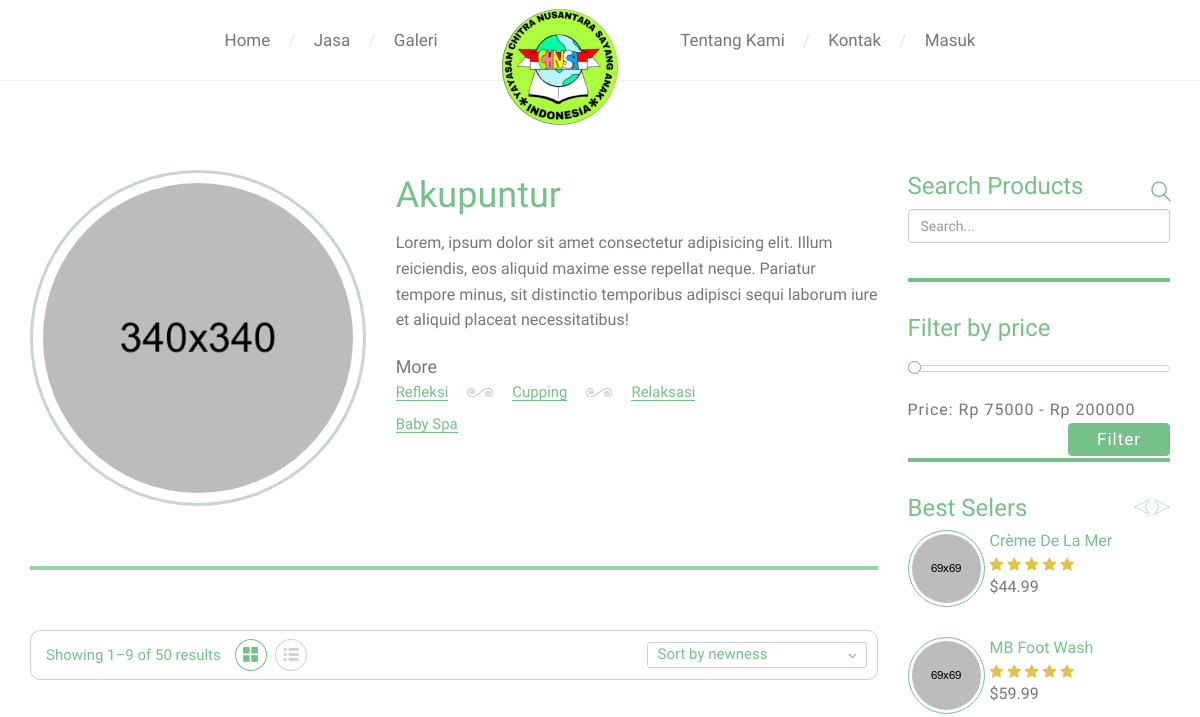
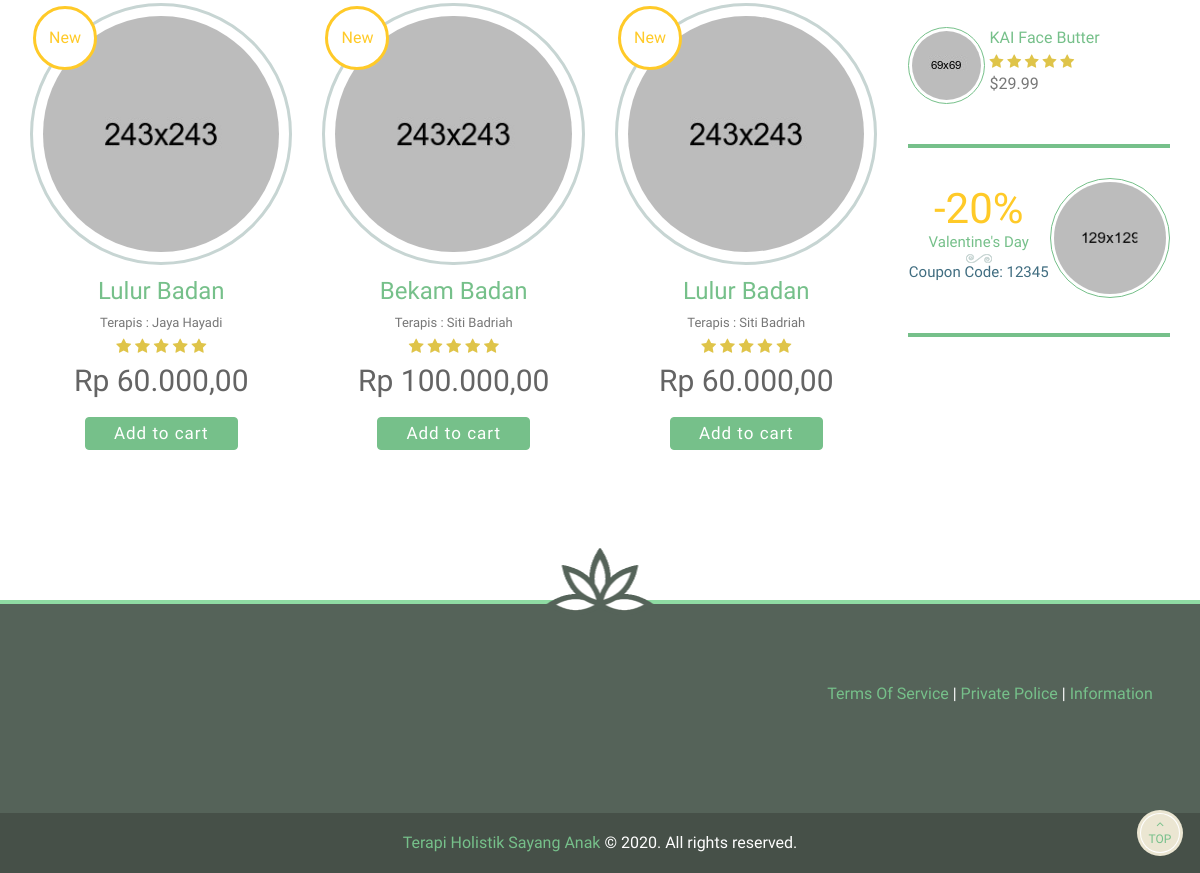
The app's page /index.php/landing/search, older data (2 pictures, top to bottom).
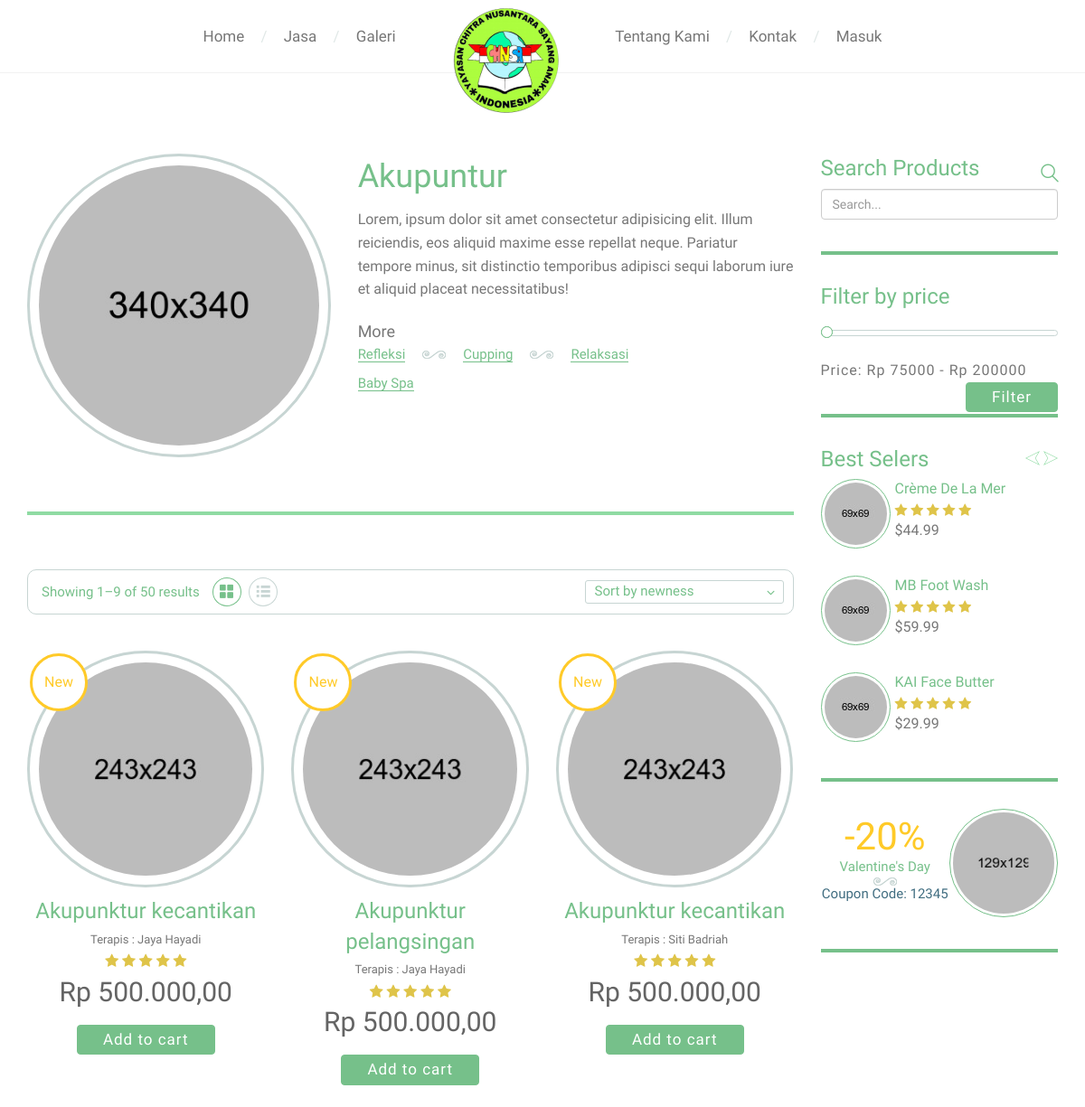
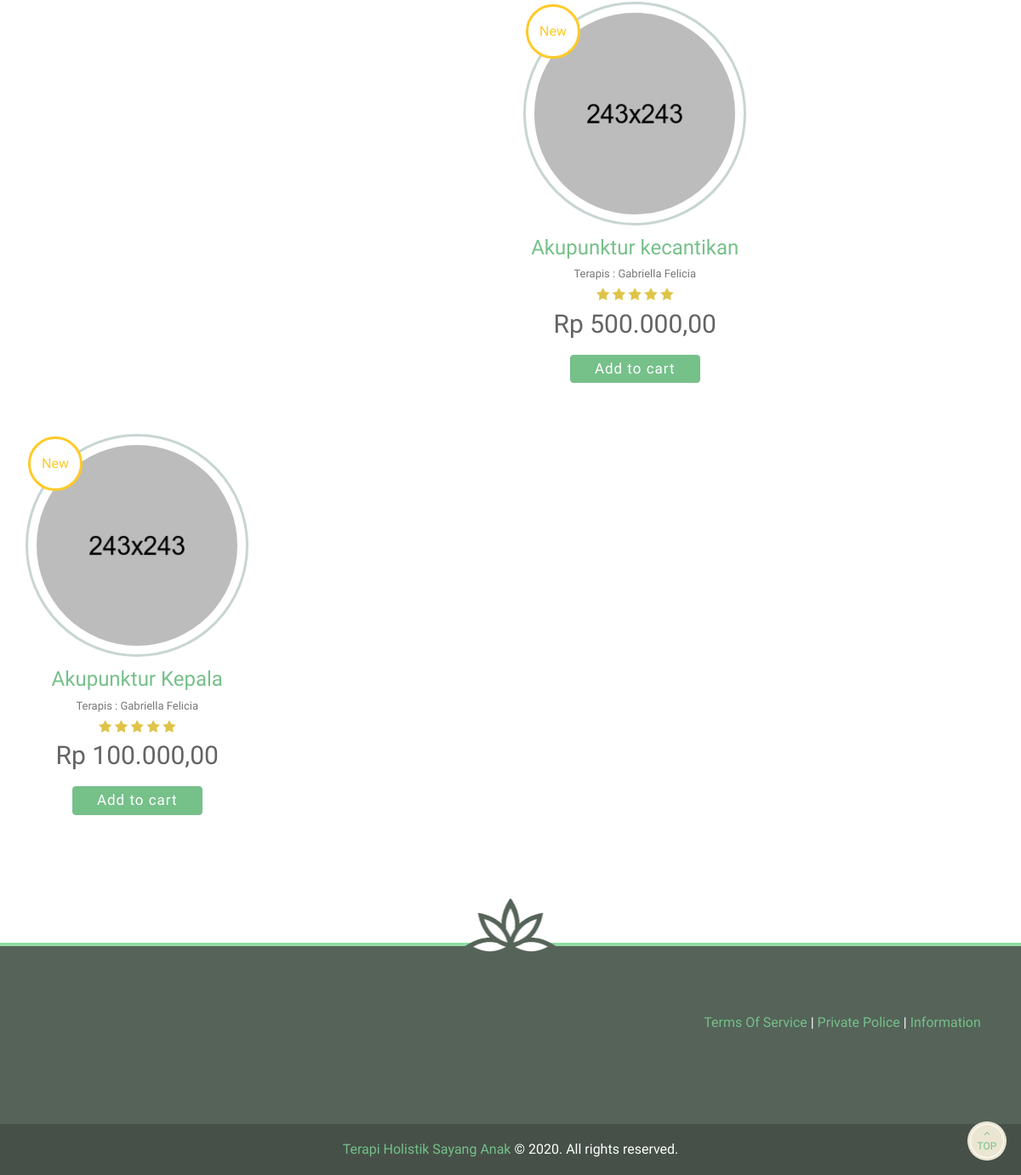
The same page, newer data (2 pictures, top to bottom).
### tables this page shows
CREATE TABLE `layanan` (
  `id_layanan` int(11) NOT NULL AUTO_INCREMENT,
  `jenis` varchar(50) NOT NULL,
  `nama` varchar(50) NOT NULL,
  `durasi` varchar(30) NOT NULL,
  `harga` int(11) NOT NULL,
  `gambar` varchar(100) DEFAULT NULL,
  `deskripsi` varchar(450) DEFAULT NULL,
  PRIMARY KEY (`id_layanan`)
);

CREATE TABLE `user` (
  `id_user` int(11) NOT NULL AUTO_INCREMENT,
  `nama` varchar(50) NOT NULL,
  `email` varchar(50) NOT NULL,
  `password` varchar(500) NOT NULL,
  `hak_akses` varchar(20) NOT NULL,
  PRIMARY KEY (`id_user`),
  UNIQUE KEY `email` (`email`)
);

### application/controllers/Landing.php (called while the page is built, shortened)
<?php
class Landing extends CI_Controller
{
    function __construct()
    {
        $this->load->model('Search_model');
    }
    public function search()
    {
        $keyword = $this->input->post('keyword');
        $data['landing'] = $this->Search_model->get_search_keyword($keyword);
        $data['_view'] = 'landing/search';
        $this->load->view('templates/relish/header', $data);
        $this->load->view('landing/search', $data);
        $this->load->view('templates/relish/footer', $data);
    }
}

### index.php (called while the page is built, shortened)
<?php
require_once BASEPATH.'core/CodeIgniter.php';

### application/models/Search_model.php (called while the page is built, shortened)
<?php
class Search_model extends CI_Model
{
   public function get_search_keyword($keyword){
            $this->db->select('user.nama as terapis,layanan.jenis,layanan.nama,layanan.durasi,layanan.harga');
            $this->db->from('layanan');
            $this->db->join('detail_layanan', 'layanan.id_layanan=detail_layanan.id_layanan');
            $this->db->join('terapis', 'terapis.id_terapis=detail_layanan.id_terapis');
            $this->db->join('user', 'user.id_user=terapis.id_user');
            $this->db->like('layanan.nama',$keyword);
            $this->db->or_like('user.nama',$keyword);
        return $this->db->get()->result();
    }
}

### application/views/landing/search.php (the view, shortened to what this page needs)
<section class="page-section">
  <div class="container">
    <div class="row shop-single">
      <div class="col-md-9 woocommerce">
        <div class="row">
          <div class="col-md-5 mb-md-20">
            <div class="shop-container align-center alt-2">
              <a href="<?= base_url('assets/relish/images/shop/big-img-1@2x.jpg'); ?>" class="lightbox mfp-image">
                <div class="shop-media big">
                  <div class="shop-img">
                    <img src="<?= base_url('assets/relish/images/shop/big-img-1.jpg'); ?>" data-at2x="<?= base_url('assets/relish/images/shop/big-img-1@2x.jpg'); ?>" alt />
                  </div>
                </div>
              </a>
            </div>
          </div>
          <div class="col-md-7 md-center">
            <h4 class="product-title font-alt">Akupuntur</h4>
            <p class="mt-10">
              Lorem, ipsum dolor sit amet consectetur adipisicing elit.
              Illum reiciendis, eos aliquid maxime esse repellat neque.
              Pariatur tempore minus, sit distinctio temporibus adipisci
              sequi laborum iure et aliquid placeat necessitatibus!
            </p>
            <h6 class="shop-single-title-small mb-10">More</h6>
            <div class="title-under alt font-alt">
              <a href="#">
                <h3>Refleksi</h3>
              </a>
              <div class="img-line">
                <img src="<?= base_url('assets/relish/images/lines/img-line-26.png'); ?>" data-at2x="<?= base_url('assets/relish/images/lines/img-line-26@2x.png'); ?>" alt />
              </div>
              <a href="#">
                <h3>Cupping</h3>
              </a>
              <div class="img-line">
                <img src="<?= base_url('assets/relish/images/lines/img-line-26.png'); ?>" data-at2x="<?= base_url('assets/relish/images/lines/img-line-26@2x.png'); ?>" alt />
              </div>
              <a href="#">
                <h3>Relaksasi</h3>
              </a>
              <br />
              <a href="#">
                <h3>Baby Spa</h3>
              </a>
            </div>
          </div>
        </div>
        <hr class="mt-60 mb-60 alt-2" />
        <div class="group mt-40">
          <p class="result-count">Showing 1–9 of 50 results</p>
          <div id="list-grid">
            <div class="grid-view active" title="Switch to grid view">
              <i class="flaticon-squares-1"></i>
            </div>
            <div class="list-view" title="Switch to list view">
              <i class="flaticon-squares-2"></i>
            </div>
          </div>
          <form class="woocommerce-ordering" method="get">
            <select name="orderby" class="orderby">
              <option value="menu_order">Sort by newness</option>
            </select>
          </form>
        </div>
        <div class="row mt-40 products">
          <?php foreach($landing as $row) { ?>
          <div class="col-md-4 col-sm-4 mb-60">
            <div class="shop-container align-center alt-2">
              <a href="<?= base_url('assets/relish/images/shop/img-1@2x.jpg'); ?>" class="lightbox mfp-image">
                <div class="shop-media">
                  <div class="shop-img">
                    <img src="<?= base_url('assets/relish/images/shop/img-1.jpg'); ?>" data-at2x="<?= base_url('assets/relish/images/shop/img-1@2x.jpg'); ?>" alt />
                  </div>
                  <div class="label-new label-left font-alt">New</div>
                </div>
              </a>
              <a href="#">
                <h3 class="shop-title font-alt"><?php echo $row->nama; ?></h3>
              </a>
              <a href="#">
                <font size="2">Terapis : <?php echo $row->terapis; ?></font>
              </a>
              <div class="shop-stars">
                <i class="fa fa-star"></i>
                <i class="fa fa-star"></i>
                <i class="fa fa-star"></i>
                <i class="fa fa-star"></i>
                <i class="fa fa-star"></i>
              </div>
              <div class="shop-price font-alt"><?php echo "Rp ".number_format($row->harga, 2, ",", "."); ?>
              <span></span></div>
              <a href="#" class="button small">Add to cart</a>
            </div>
          </div>
           <?php } ?>
        </div>
      </div>
      <div class="col-md-3">
        <aside class="widget-search">
          <h3>Search Products</h3>
           <?php echo form_open('landing/search'); ?>
            <label>
              <input type="search" class="form-control" placeholder="Search..." value="" name="keyword" title="Search for:" />
            </label>
            <button type="submit" class="search-submit">
              <i class="flaticon-search"></i>
            </button>
          <?php echo form_close() ?>
        </aside>
        <aside class="widget-filter">
          <h3>Filter by price</h3>
          <form method="get" action="#">
            <div class="price_slider_wrapper">
              <div class="price_slider ui-slider ui-slider-horizontal ui-widget ui-widget-content ui-corner-all" aria-disabled="false">
              </div>
              <div class="price_slider_amount">
                <div class="price_label">
                  Price: <span class="from">Rp 75000</span><span> - </span><span class="to">Rp 200000</span>
                </div>
              </div>
              <button type="submit" class="button small right">
                Filter
              </button>
            </div>
          </form>
        </aside>
        <aside class="widget-selers">
          <h3>Best Selers</h3>
          <div class="widget-slider-2 nav-alt-1">
            <div class="slider-item">
              <article class="clearfix">
                <div class="product">
                  <img src="<?= base_url('assets/relish/images/shop/mini/img-2.jpg'); ?>" data-at2x="<?= base_url('assets/relish/images/shop/mini/img-2@2x.jpg'); ?>" alt />
                </div>
                <h4>Crème De La Mer</h4>
                <div class="shop-stars">
                  <i class="fa fa-star"></i>
                  <i class="fa fa-star"></i>
                  <i class="fa fa-star"></i>
                  <i class="fa fa-star"></i>
                  <i class="fa fa-star"></i>
                </div>
                <p>$44.99</p>
              </article>
              <article class="clearfix">
                <div class="product">
                  <img src="<?= base_url('assets/relish/images/shop/mini/img-2.jpg'); ?>" data-at2x="<?= base_url('assets/relish/images/shop/mini/img-2@2x.jpg'); ?>" alt />
                </div>
                <h4>MB Foot Wash</h4>
                <div class="shop-stars">
                  <i class="fa fa-star"></i>
                  <i class="fa fa-star"></i>
                  <i class="fa fa-star"></i>
                  <i class="fa fa-star"></i>
                  <i class="fa fa-star"></i>
                </div>
                <p>$59.99</p>
              </article>
              <article class="clearfix">
                <div class="product">
                  <img src="<?= base_url('assets/relish/images/shop/mini/img-2.jpg'); ?>" data-at2x="<?= base_url('assets/relish/images/shop/mini/img-2@2x.jpg'); ?>" alt />
                </div>
                <h4>KAI Face Butter</h4>
                <div class="shop-stars">
                  <i class="fa fa-star"></i>
                  <i class="fa fa-star"></i>
                  <i class="fa fa-star"></i>
                  <i class="fa fa-star"></i>
                  <i class="fa fa-star"></i>
                </div>
                <p>$29.99</p>
              </article>
            </div>
          </div>
        </aside>
        <aside class="widget-banner align-center">
          <article class="clearfix">
            <div class="product">
              <img src="<?= base_url('assets/relish/images/shop/mini/img-8.jpg'); ?>" data-at2x="<?= base_url('assets/relish/images/shop/mini/img-8@2x.jpg'); ?>" alt />
            </div>
            <span class="font-alt">-20%</span>
            <div class="font-alt">
              Valentine's Day
              <div>
                <div class="img-line">
                  <img src="<?= base_url('assets/relish/images/lines/img-line-26.png'); ?>" data-at2x="<?= base_url('assets/relish/images/lines/img-line-26@2x.png'); ?>" alt />
                </div>
              </div>
            </div>
            <p>Coupon Code: 12345</p>
          </article>
        </aside>
      </div>
    </div>
  </div>
</section>

### application/views/templates/relish/header.php (shortened to what this page needs)
<!DOCTYPE html>
<html>
<head>
    <link href="<?= base_url('assets/relish/css/bootstrap.css'); ?>" rel="stylesheet" type="text/css" />
    <link href="<?= base_url('assets/relish/font-awesome/css/font-awesome.min.css'); ?>" rel="stylesheet" type="text/css" />
    <link href="<?= base_url('assets/relish/css/vertical.min.css'); ?>" rel="stylesheet" type="text/css" />
    <link href="<?= base_url('assets/relish/css/magnific-popup.css'); ?>" rel="stylesheet" type="text/css" />
    <link href="<?= base_url('assets/relish/css/flaticon.css'); ?>" rel="stylesheet" type="text/css" />
    <link href="<?= base_url('assets/relish/css/owl.carousel.css'); ?>" rel="stylesheet" type="text/css" />
    <link href="<?= base_url('assets/relish/css/ihover.css'); ?>" rel="stylesheet" type="text/css" />
    <link href="<?= base_url('assets/relish/revslider/css/settings.css'); ?>" rel="stylesheet" type="text/css" media="screen" />
    <link href="<?= base_url('assets/relish/css/styles.css'); ?>" rel="stylesheet" type="text/css" />
</head>
<body>
    <div class="page" id="top">
        <header class="sticky-header js-stick top-fixed">
            <div class="container">
                <nav class="main-nav">
                    <div class="full-wrapper align-center">
                        <div class="inner-nav desktop-nav">
                            <ul class="clearlist">
                                <li>
                                    <a href="<?= base_url(); ?>">Home</a>
                                </li>
                                <li class="sep">
                                    <a>/</a>
                                </li>
                                <li>
                                    <a href="<?= base_url('landing/jasa'); ?>">Jasa</a>
                                </li>
                                <li class="sep">
                                    <a>/</a>
                                </li>
                                <li>
                                    <a href="<?= base_url('#galeri'); ?>">Galeri</a>
                                </li>
                                <li class="nav-logo-wrap">
                                    <a href="<?= base_url(); ?>" class="logo">
                                        <img src="<?= base_url('assets/relish/images/logo.png'); ?>" data-at2x="<?= base_url('assets/relish/images/logo@2x.png'); ?>" alt />
                                    </a>
                                </li>
                                <li>
                                    <a href="<?= base_url('#tentang'); ?>">Tentang Kami</a>
                                </li>
                                <li class="sep">
                                    <a>/</a>
                                </li>
                                <li>
                                    <a href="<?= base_url('#kontak'); ?>">Kontak</a>
                                </li>
                                <li class="sep">
                                    <a>/</a>
                                </li>
                                <li>
                                    <a href="<?= base_url('login'); ?>">Masuk</a>
                                </li>
                            </ul>
                        </div>
                    </div>
                </nav>
            </div>
        </header>

### application/views/templates/relish/footer.php (shortened to what this page needs)
<footer>
    <div class="footer-rect">
        <img src="<?= base_url('assets/relish/images/lines/rectangle-3.png'); ?>" data-at2x="<?= base_url('assets/relish/images/lines/rectangle-3@2x.png'); ?>" alt />
    </div>
    <div class="footer-section">
        <div class="container">
            <div class="row">
                <div class="col-md-4 col-xs-12 mb-lg-30 col-md-offset-8">
                    <div class="footer-contact align-center">
                        <a class="mail">Terms Of Service</a> |
                        <a class="mail">Private Police</a> |
                        <a class="mail">Information</a>
                    </div>
                </div>
            </div>
        </div>
    </div>
    <div class="bottom-footer">
        <div class="container align-center">
            <span class="font-alt">Terapi Holistik Sayang Anak</span> © 2020.
            All rights reserved.
        </div>
    </div>
</footer>
<div id="scroll-top">
    <i class="fa fa-angle-up"></i>
    top
</div>
</div>
</body>
</html>

Row changes from the older to the newer data that the page shows:
removed layanan: nama "Lulur Badan", user.nama "Jaya Hayadi", harga "60.000,00", user.nama "Siti Badriah"
now on one of the page's lists (row edited): layanan: nama "Akupunktur kecantikan", user.nama "Siti Badriah", harga "500.000,00", user.nama "Gabriella Felicia"
changed layanan "Siti Badriah": nama "Bekam Badan" → "Akupunktur kecantikan"; user.nama "Siti Badriah" → "Jaya Hayadi"; harga "100.000,00" → "500.000,00"
now on this page (row edited): layanan: nama "Akupunktur pelangsingan", user.nama "Jaya Hayadi", harga "500.000,00"
added layanan: nama "Akupunktur Kepala", user.nama "Gabriella Felicia", harga "100.000,00"
